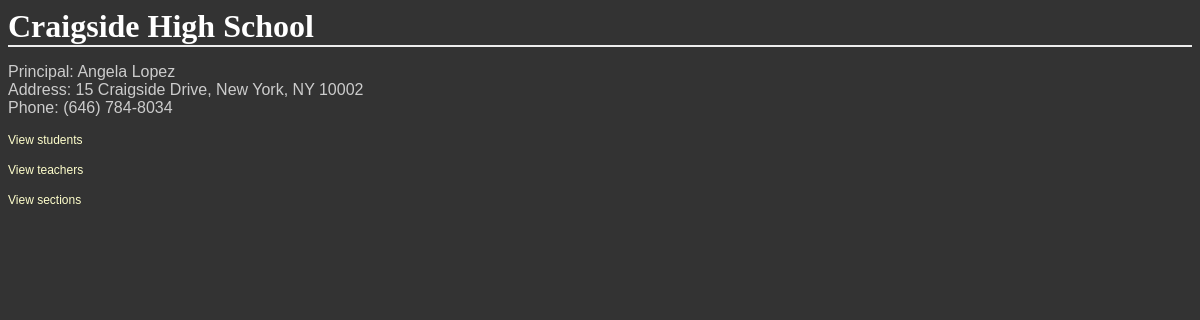
Before: /districts/1/schools/3/ with the older database file.
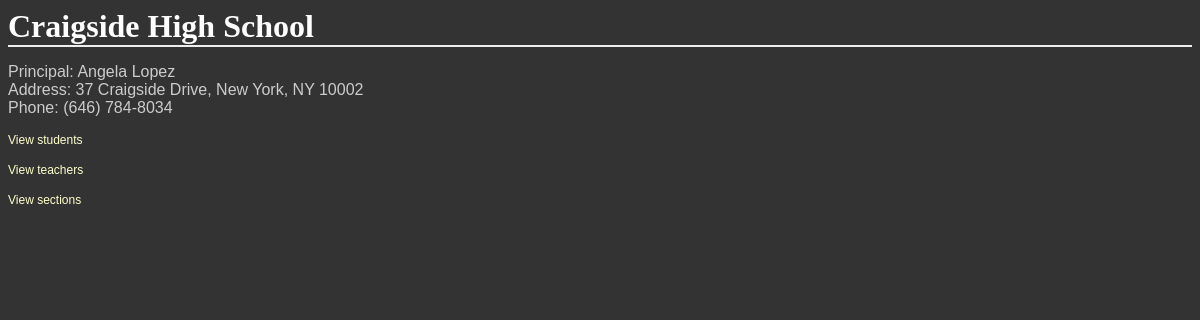
After: the same page with the newer database file.
### database_setup.py (models this page shows, shortened)
class School(Base):
    __tablename__ = 'school'
    id = Column(Integer, primary_key=True)
    name = Column(String(80), nullable=False)
    type = Column(String(250))
    principal = Column(String(250))
    address = Column(String(50))
    city = Column(String(50))
    state = Column(String(50))
    zip = Column(String(50))
    phone = Column(String(50))
    district_id = Column(Integer, ForeignKey('district.id'))
    district = relationship('District')

### schools.py (the view)
@app.route('/districts/<int:district_id>/schools/<int:school_id>/')
def showSchool(district_id, school_id):
    school = session.query(School).filter_by(id=school_id).one()
    students = session.query(Student).filter_by(school_id=school_id).all()
    teachers = session.query(Teacher).filter_by(school_id=school_id).all()
    sections = session.query(Section).filter_by(school_id=school_id).all()
    return render_template('school.html', district_id=district_id, school=school, students=students, teachers=teachers, sections=sections)

### templates/school.html
<html>
<head>
	<link rel=stylesheet type=text/css href="{{ url_for('static', filename='styles.css') }}">
</head>
<body>
<h1>{{school.name}}</h1>
<p>Principal: {{school.principal}}<br>
Address: {{school.address}}, {{school.city}}, {{school.state}} {{school.zip}}<br>
Phone: {{school.phone}}</p>
<p><a href='{{url_for('showAllStudents', district_id=district_id, school_id=school.id)}}'>View students</a></p>
<p><a href='{{url_for('showAllTeachers', district_id=district_id, school_id=school.id)}}'>View teachers</a></p>
<p><a href='{{url_for('showAllSections', district_id=district_id, school_id=school.id)}}'>View sections</a></p>
</body>
</html>

### static/styles.css (style rules this page uses)
body { font-family: sans-serif; background-image: url('img3.jpg'); background-color: #333333 }
h1, h2, h3, h4 { color: #FFFFFF; }
h1, h2 { font-family: 'Georgia', serif; margin: 0; }
h1 { border-bottom: 2px solid #eee; }
p, dd, dt { color: #CCCCCC; }
a { text-decoration: none; color:#FFFFCC; font-size: .75em; }

Changed rows visible on the page:
changed School "Craigside High School": address "15 Craigside Drive" → "37 Craigside Drive"
